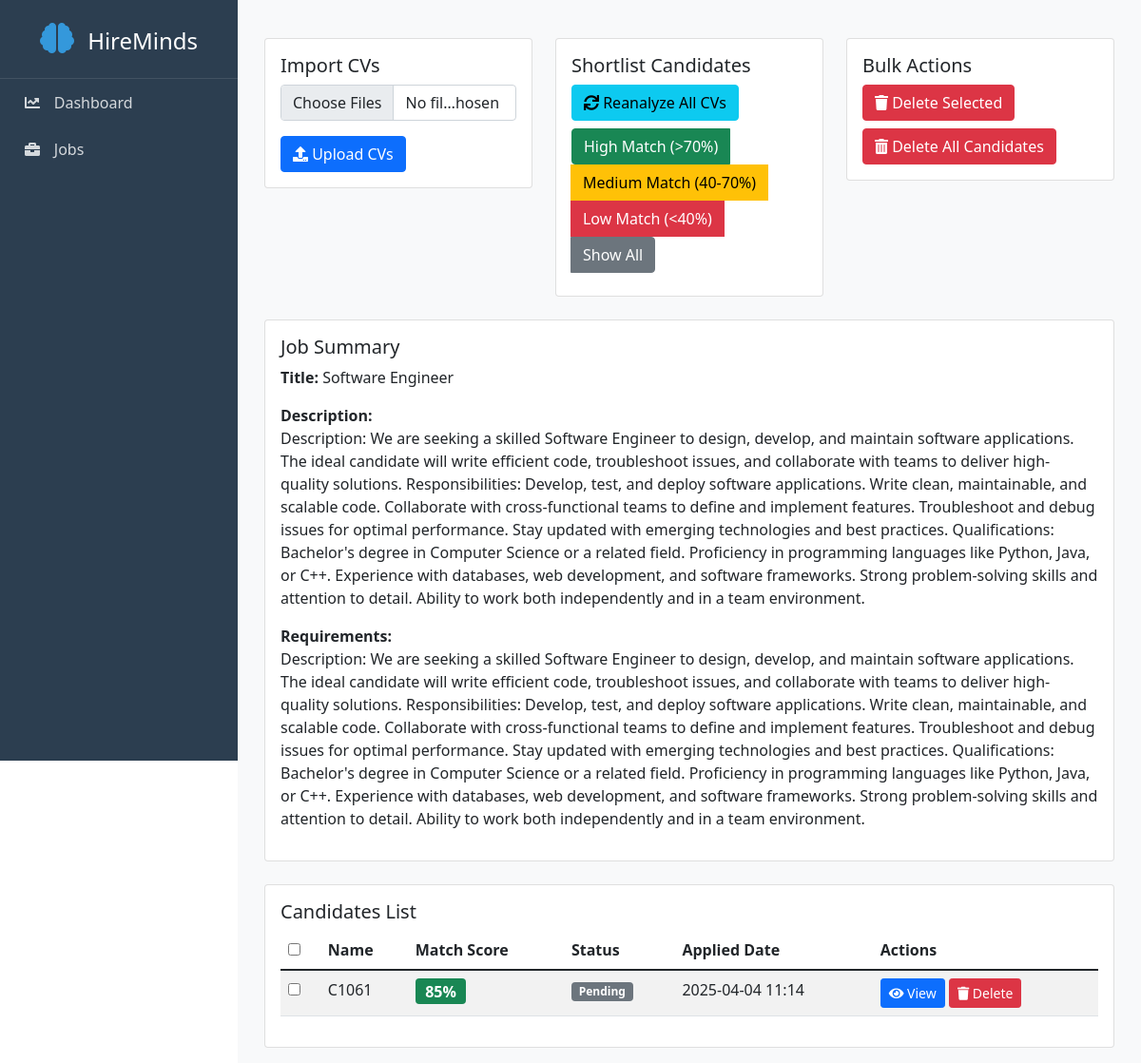
The page /candidates/1 on the database as committed earlier.
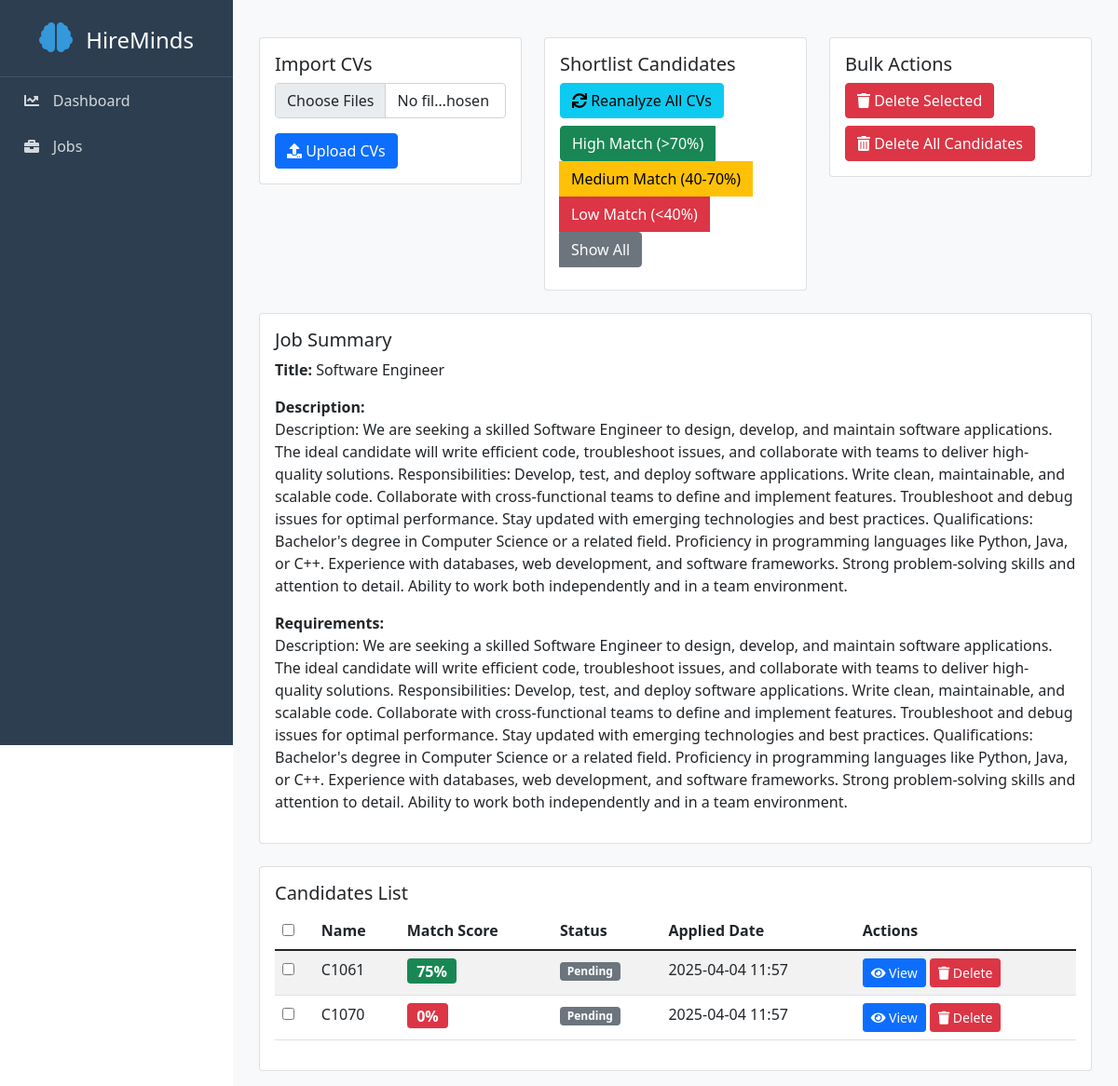
The same page on the database as committed later.
### app/models/job.py (models this page shows, shortened)
class Job(db.Model):
    __tablename__ = 'job'
    id = db.Column(db.Integer, primary_key=True)
    _title = db.Column('title', db.String(200), nullable=False)
    _description = db.Column('description', db.Text, nullable=False)
    _requirements = db.Column('requirements', db.Text, nullable=False)
    created_at = db.Column(db.DateTime, nullable=False, default=lambda: datetime.now(timezone.utc))
    candidates = db.relationship('Candidate', backref='job', lazy=True, cascade='all, delete-orphan')
    shortlisted_candidates = db.relationship('ShortlistedCandidate',
                                          backref=db.backref('job_listing', lazy=True),
                                          lazy=True,
                                          cascade='all, delete-orphan')
    @property
    def title(self):
        return self._title.replace("'''", "").replace("''", "'").replace("'", "'") if self._title else ""
    @title.setter
    def title(self, value):
        """Set title with cleaning."""
        self._title = value.replace("'''", "").replace("''", "'").replace("'", "'") if value else ""
    @property
    def description(self):
        return self._description.replace("'''", "").replace("''", "'").replace("'", "'") if self._description else ""
    @description.setter
    def description(self, value):
        """Set description with cleaning."""
        self._description = value.replace("'''", "").replace("''", "'").replace("'", "'") if value else ""
    @property
    def requirements(self):
        return self._requirements.replace("'''", "").replace("''", "'").replace("'", "'") if self._requirements else ""
    @requirements.setter
    def requirements(self, value):
        """Set requirements with cleaning."""
        self._requirements = value.replace("'''", "").replace("''", "'").replace("'", "'") if value else ""

### app/models/candidate.py (models this page shows, shortened)
class Candidate(db.Model):
    __tablename__ = 'candidate'
    id = db.Column(db.Integer, primary_key=True)
    name = db.Column(db.String(200), nullable=False)
    cv_text = db.Column(db.Text, nullable=False)
    analysis = db.Column(db.Text)  # Store the analysis as JSON string
    match_score = db.Column(db.Float, default=0.0)
    job_id = db.Column(db.Integer, db.ForeignKey('job.id'), nullable=False)
    applied_at = db.Column(db.DateTime, nullable=False, default=lambda: datetime.now(timezone.utc))
    shortlisted = db.Column(db.Boolean, default=False)
    shortlisted_at = db.Column(db.DateTime)

### app/routes.py (the view)
@main.route('/candidates/<int:job_id>')
def candidates(job_id):
    job = Job.query.get_or_404(job_id)
    candidates = Candidate.query.filter_by(job_id=job_id).all()
    shortlisted = get_shortlisted_candidates(job_id)
    return render_template('candidates.html', job=job, candidates=candidates, shortlisted=shortlisted)

### agents/shortlister.py (called while the page is built)
def get_shortlisted_candidates(job_id):
    return ShortlistedCandidate.query.filter_by(job_id=job_id).all()

### app/templates/candidates.html (shortened to what this page needs)
{% extends "base.html" %}
{% block content %}
<div class="container mt-4">
    <div class="row mb-4">
        <div class="col-md-4">
            <div class="card">
                <div class="card-body">
                    <h5 class="card-title">Import CVs</h5>
                    <form action="{{ url_for('main.import_cvs', job_id=job.id) }}" method="post" enctype="multipart/form-data">
                        <div class="mb-3">
                            <input type="file" class="form-control" name="cvs" multiple accept=".pdf,.doc,.docx">
                        </div>
                        <button type="submit" class="btn btn-primary">
                            <i class="fas fa-upload"></i> Upload CVs
                        </button>
                    </form>
                </div>
            </div>
        </div>
        <div class="col-md-4">
            <div class="card">
                <div class="card-body">
                    <h5 class="card-title">Shortlist Candidates</h5>
                    <button id="reanalyze-button" class="btn btn-info mb-2">
                        <i class="fas fa-sync"></i> Reanalyze All CVs
                    </button>
                    <div class="btn-group d-block mb-2">
                        <button id="filterHighBtn" class="btn btn-success">High Match (>70%)</button>
                        <button id="filterMediumBtn" class="btn btn-warning">Medium Match (40-70%)</button>
                        <button id="filterLowBtn" class="btn btn-danger">Low Match (<40%)</button>
                        <button id="filterAllBtn" class="btn btn-secondary">Show All</button>
                    </div>
                </div>
            </div>
        </div>
        <div class="col-md-4">
            <div class="card">
                <div class="card-body">
                    <h5 class="card-title">Bulk Actions</h5>
                    <button id="delete-selected" class="btn btn-danger mb-2">
                        <i class="fas fa-trash"></i> Delete Selected
                    </button>
                    <button id="delete-all" class="btn btn-danger">
                        <i class="fas fa-trash-alt"></i> Delete All Candidates
                    </button>
                </div>
            </div>
        </div>
    </div>
    <div class="card">
        <div class="card-body">
            <h5 class="card-title">Job Summary</h5>
            <div class="mb-3">
                <strong>Title:</strong>
                <span>{{ job.title | replace("'''", "") }}</span>
            </div>
            <div class="mb-3">
                <strong>Description:</strong>
                <p>{{ job.description | replace("'''", "") }}</p>
            </div>
            <div class="mb-3">
                <strong>Requirements:</strong>
                <p>{{ job.requirements | replace("'''", "") }}</p>
            </div>
        </div>
    </div>
    <div class="card mt-4">
        <div class="card-body">
            <h5 class="card-title">Candidates List</h5>
            <div class="table-responsive">
                <table id="candidates-table" class="table table-striped">
                    <thead>
                        <tr>
                            <th>
                                <input type="checkbox" id="select-all" onclick="toggleAllCheckboxes(this)">
                            </th>
                            <th>Name</th>
                            <th>Match Score</th>
                            <th>Status</th>
                            <th>Applied Date</th>
                            <th>Actions</th>
                        </tr>
                    </thead>
                    <tbody>
                        {% for candidate in candidates %}
                        <tr data-candidate-id="{{ candidate.id }}" data-match-score="{{ candidate.match_score }}">
                            <td>
                                <input type="checkbox" name="candidate_checkbox" value="{{ candidate.id }}">
                            </td>
                            <td>{{ candidate.name }}</td>
                            <td>
                                <span class="badge {% if candidate.match_score >= 0.7 %}bg-success{% elif candidate.match_score >= 0.4 %}bg-warning{% else %}bg-danger{% endif %} fs-6">
                                    {{ (candidate.match_score * 100)|round|int }}%
                                </span>
                            </td>
                            <td>
                                {% if candidate.shortlisted %}
                                <span class="badge bg-success">Shortlisted</span>
                                {% else %}
                                <span class="badge bg-secondary">Pending</span>
                                {% endif %}
                            </td>
                            <td>{{ candidate.applied_at.strftime('%Y-%m-%d %H:%M') }}</td>
                            <td>
                                <button class="btn btn-sm btn-primary view-cv" data-candidate-id="{{ candidate.id }}">
                                    <i class="fas fa-eye"></i> View
                                </button>
                                <button class="btn btn-sm btn-danger delete-candidate" data-candidate-id="{{ candidate.id }}">
                                    <i class="fas fa-trash"></i> Delete
                                </button>
                            </td>
                        </tr>
                        {% endfor %}
                    </tbody>
                </table>
            </div>
        </div>
    </div>
</div>
{% endblock %}

### app/templates/base.html (shortened to what this page needs)
<!DOCTYPE html>
<html lang="en">
<head>
    <link href="https://cdn.jsdelivr.net/npm/bootstrap@5.1.3/dist/css/bootstrap.min.css" rel="stylesheet">
    <link href="https://cdnjs.cloudflare.com/ajax/libs/font-awesome/5.15.4/css/all.min.css" rel="stylesheet">
</head>
<body>
    <nav class="sidebar">
        <div class="sidebar-brand">
            <h1><i class="fas fa-brain"></i> HireMinds</h1>
        </div>
        <ul class="nav flex-column">
            <li class="nav-item">
                <a class="nav-link" href="{{ url_for('main.index') }}">
                    <i class="fas fa-chart-line"></i> Dashboard
                </a>
            </li>
            <li class="nav-item">
                <a class="nav-link" href="{{ url_for('main.jobs') }}">
                    <i class="fas fa-briefcase"></i> Jobs
                </a>
            </li>
        </ul>
    </nav>
    <main class="main-content">
        {% block content %}{% endblock %}
    </main>
</body>
</html>

### app/templates/base.html (style rules this page uses)
:root { --sidebar-width: 250px; --primary-color: #2c3e50; --secondary-color: #34495e; }
body { display: flex; min-height: 100vh; }
.sidebar { width: var(--sidebar-width); background: var(--primary-color); color: white; position: fixed; height: 100vh; overflow-y: auto; transition: all 0.3s; z-index: 1000; }
.sidebar-brand { padding: 1.5rem; text-align: center; border-bottom: 1px solid rgba(255,255,255,0.1); }
.sidebar-brand h1 { font-size: 1.5rem; margin: 0; color: white; }
.sidebar-brand i { font-size: 2rem; margin-right: 0.5rem; color: #3498db; }
.nav-link { color: rgba(255,255,255,0.8); padding: 0.8rem 1.5rem; display: flex; align-items: center; transition: all 0.3s; }
.nav-link i { margin-right: 0.8rem; width: 20px; text-align: center; }
.main-content { flex: 1; margin-left: var(--sidebar-width); padding: 1rem; background: #f8f9fa; }

Rows that differ between the two databases and show on the page:
changed Candidate (number 1 of 2 on the later page): (candidate.match_score*100)|round|int "85" → "75"; applied_at "2025-04-04 11:14" → "2025-04-04 11:57"
added Candidate: name "C1070", (candidate.match_score*100)|round|int "0", shortlisted "Pending", applied_at "2025-04-04 11:57"
